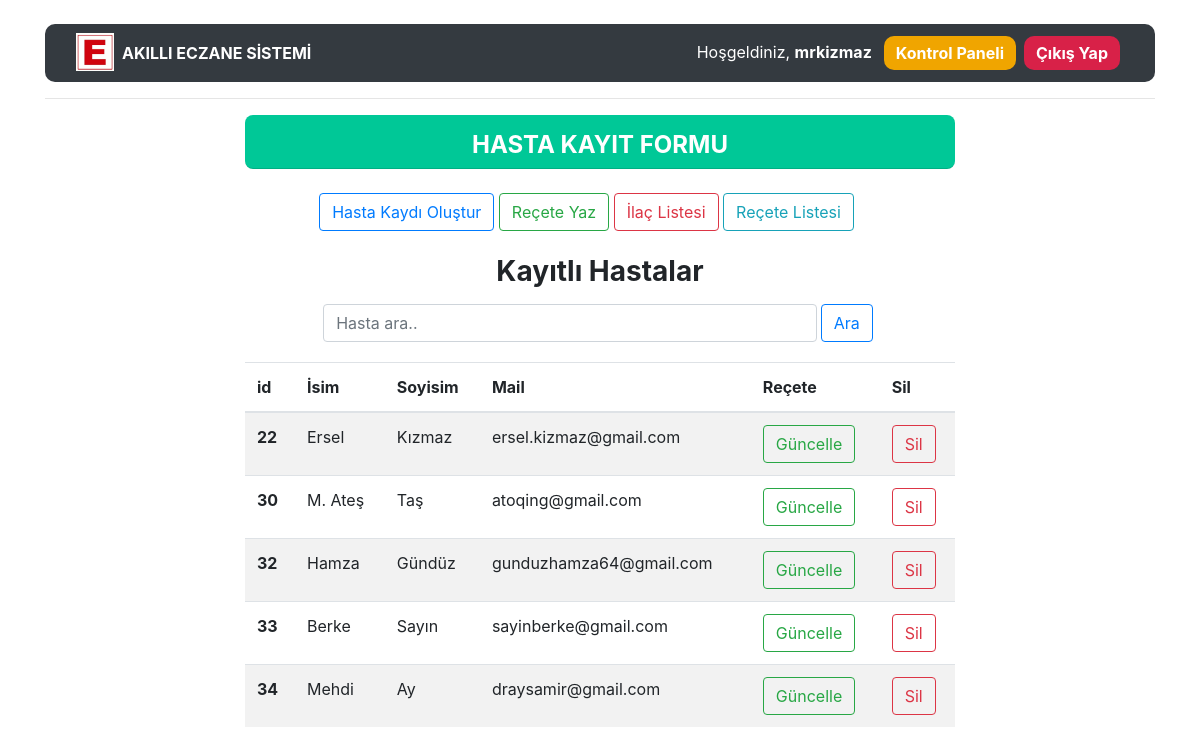
The app's page /medicines/dashboard/ (signed in), older data.
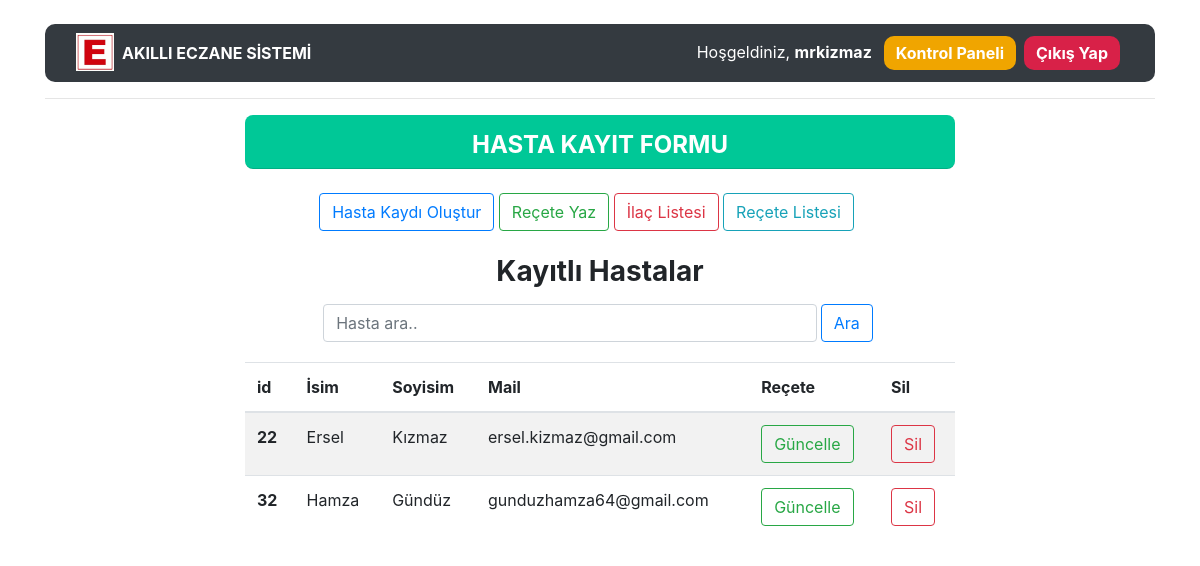
The same page, newer data.
### medicine/models.py (models this page shows, shortened)
class Patient(models.Model):
    first_name=models.CharField(max_length=30,verbose_name="İsim")
    last_name = models.CharField(max_length=30,verbose_name="Soyisim")
    mail=models.EmailField(max_length=50,verbose_name="Mail")
    created_date=models.DateTimeField(auto_now=True,verbose_name="Oluşturulma Tarihi")

### medicine/views.py (the view)
# urls.py: path('dashboard/', views.dashboard, name = 'dashboard'),
@login_required(login_url="user:login")
def dashboard(request):
    keyword=request.GET.get("keyword")
    if keyword:
        patient=Patient.objects.filter(first_name__contains=keyword)
        return render(request,"dashboard.html",{"patient":patient})
    medicines = Patient.objects.all()
    context={
        "medicines":medicines
    }
    return render(request,"dashboard.html",context)

### templates/dashboard.html (shortened to what this page needs)
{% extends "layout.html" %}
{% block body %}
<div class="col-md-8 offset-md-2">
  <div class="card-header p-1" style="border-radius:8px; background-color: #00C897">
    <div class="py-1">
    <h4 class="text-white font-weight-bolder text-center mt-2 mb-0"><b>HASTA KAYIT FORMU</b></h4>
    </div>
  </div><br>
    <div class="col-md-10 offset-md-1">
      <span><a class="btn btn-outline-primary" href="/medicines/addpatient">Hasta Kaydı Oluştur</a></span>
      <span><a class="btn btn-outline-success" href="/medicines/receteolustur">Reçete Yaz</a></span>
      <span><a class="btn btn-outline-danger" href="/medicines/ilaclistesi">İlaç Listesi</a></span>
      <span><a class="btn btn-outline-info" href="/medicines/recetelistesi">Reçete Listesi</a></span>
      <br><br>
      <h3 style="text-align:center; font-weight:bold">Kayıtlı Hastalar</h3>
  <div class="input-group p-1 pb-3 justify-content-center align-items-center">
  <input type="search" name="keyword" class="form-control rounded" placeholder="Hasta ara.." aria-label="Search" aria-describedby="search-addon" />
  <button type="button" class="btn btn-outline-primary">Ara</button>
  </div>
  </div>
  {% if medicines %}
    <table class="table table-striped">
      <thead>
        <tr>
          <th scope="col">id</th>
          <th scope="col">İsim</th>
          <th scope="col">Soyisim</th>
          <th scope="col">Mail</th>
          <th scope="col">Reçete</th>
          <th scope="col">Sil</th>
        </tr>
      </thead>
      <tbody>
        {% for i in medicines %}
        <tr>
          <th scope="row">{{i.id}}</th>
          <td>{{i.first_name}}</td>
          <td>{{i.last_name}}</td>
          <td>{{i.mail}}</td>
          <td>
        <span><a class="btn btn-outline-success" href="/medicines/recete/{{i.id}}">Güncelle</a></span> </td>
          <td><a href="/articles/delete/{{article.id}}" style="text-align:center" class="btn btn-outline-danger">Sil</a></td>
        </tr>
        {% endfor %}
      </tbody>
    </table>
  {% else %}
  <div class="alert alert-danger">Herhangi bir hasta kaydı bulunmuyor!!!</div>
  {% endif %}
</div>
{% endblock body %}

Row changes from the older to the newer data that the page shows:
removed Patient: id "30", first_name "M. Ateş", last_name "Taş", mail "atoqing@gmail.com"
removed Patient: id "33", first_name "Berke", last_name "Sayın", mail "sayinberke@gmail.com"
removed Patient: id "34", first_name "Mehdi", last_name "Ay", mail "draysamir@gmail.com"
